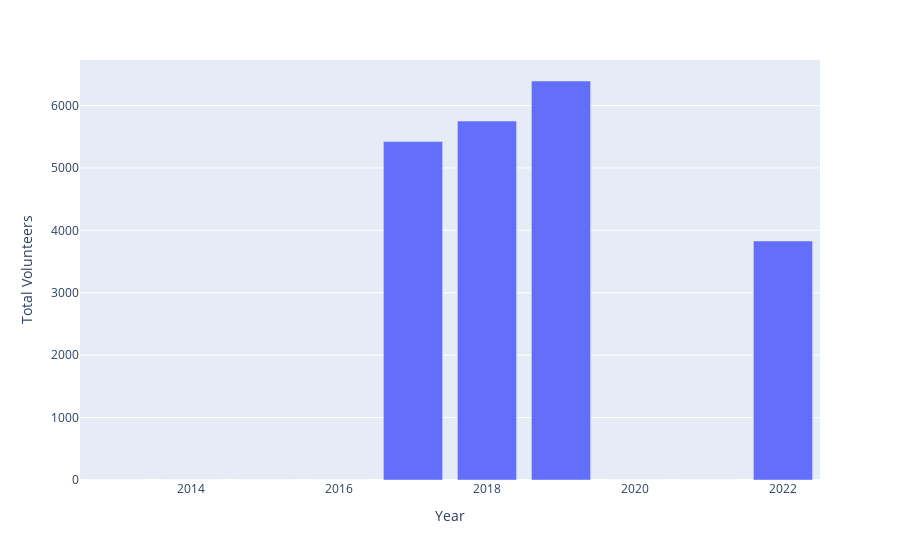

This figure's notebook cell:
### Markdown cell above
Above: Total number of cigarette butts collected each year 2013-2022.

### Code cell
fig = px.bar(annual_data, x='Year', y='Total Volunteers')
fig.show()

### Figure 1 — Plotly figure (JSON) as saved in the notebook; plotly's stock layout.template omitted (floating-point values rounded to 4 significant figures)
{"data": [{"alignmentgroup": "True", "hovertemplate": "Year=%{x}<br>Total Volunteers=%{y}<extra></extra>", "legendgroup": "", "marker": {"color": "#636efa", "pattern": {"shape": ""}}, "name": "", "offsetgroup": "", "orientation": "v", "showlegend": false, "textposition": "auto", "type": "bar", "x": [2013, 2014, 2015, 2016, 2017, 2018, 2019, 2020, 2021, 2022], "xaxis": "x", "y": [0, 0, 0, 0, 5424, 5751, 6392.0, 0, 0, 3829], "yaxis": "y"}], "layout": {"autosize": true, "barmode": "relative", "legend": {"tracegroupgap": 0}, "margin": {"t": 60}, "xaxis": {"anchor": "y", "autorange": true, "domain": [0, 1], "range": [2012.0, 2022.0], "title": {"text": "Year"}, "type": "linear"}, "yaxis": {"anchor": "x", "autorange": true, "domain": [0, 1], "range": [0, 6729.0], "title": {"text": "Total Volunteers"}, "type": "linear"}}}
